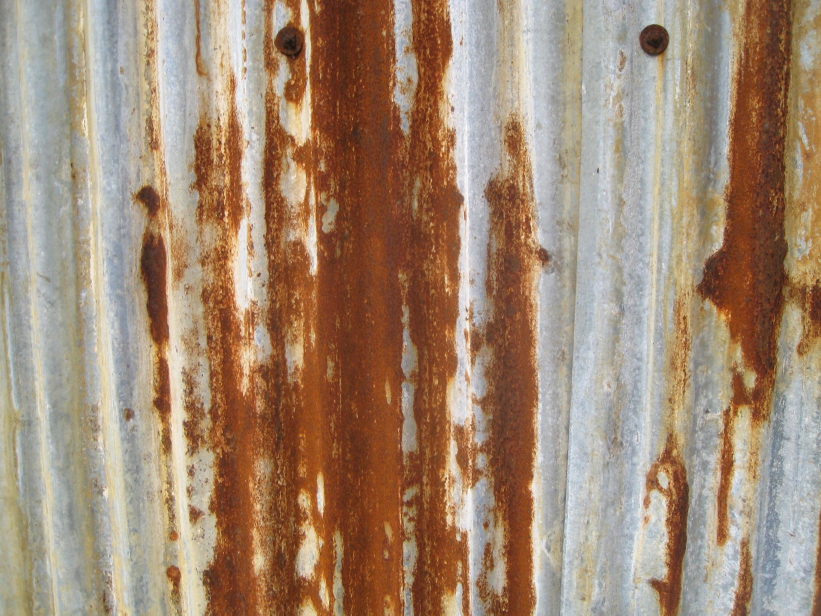
#> input picture Machine Learning/000007.jpg, 2462 x 1846 px, found by its file name (shown at 1/3 size)
$ jupyter execute --allow-errors Rust_Detection.ipynb   (shell and % lines are left out)
#> lines starting #> are read from the running program, lines starting #| are printed output that depends on the picture
# Imports

[cell 1]
import os
import numpy as np
import cv2
import tensorflow as tf

# Load data

Reference : https://galhever.medium.com/how-to-import-data-from-kaggle-to-google-colab-8160caa11e2

Data source : https://www.kaggle.com/tungxnguyen/corrosionannotated

[cell 2]
# Install kaggle package
#!pip install kaggle

# Upload kaggle.json
from google.colab import files
files.upload()
#> the answer given: 000007.jpg

# Create ~/.kaggle folder and move kaggle.json

# Download dataset

[cell 3]
import zipfile
#> (the rest of this cell did not finish here and is left out)

# Data Preprocessing

## Make list of every image's path

[cell 4]
images_dir = "/content/images"
masks_dir = "/content/masks"

#> (the rest of this cell did not finish here and is left out)

## Example image and mask

[cell 5]
exp_img = cv2.imread("/content/images/img0.jpg")
#> (the rest of this cell did not finish here and is left out)

[cell 6]
np.array(exp_img)

[cell 7]
exp_mask = cv2.imread("/content/masks/img0.png", cv2.IMREAD_GRAYSCALE)

import matplotlib.pyplot as plt
#> (the rest of this cell did not finish here and is left out)

[cell 8]
np.array(exp_mask)

## Split data

[cell 9]
from sklearn.model_selection import train_test_split

#> (the rest of this cell did not finish here and is left out)

#> (a cell that did not finish here is left out)

## Process the images and masks

[cell 11]
# [24 lines left out: function preprocessing, not called in this run]

batch_size = 2

#> (the rest of this cell did not finish here and is left out)

# Model : U-Net

#> (a cell that did not finish here is left out)

# Training

[cell 13]
epochs = 10

#> (the rest of this cell did not finish here and is left out)

# Predict

[cell 14]
from tqdm import tqdm

[cell 15]
#Upload images to test images directory
from google.colab import files
files.upload()
#> the answer given: 000007.jpg

[cell 16]
test_image = "/content/000007.jpg"
test = cv2.imread(test_image, cv2.IMREAD_COLOR)
#> test is the input picture: shape (1846, 2462, 3); mean B, G, R 116.3, 137.6, 162.3
test = cv2.cvtColor(test, cv2.COLOR_BGR2RGB)

import matplotlib.pyplot as plt
plt.imshow(test)
plt.show()

[cell 17]
x = cv2.imread(test_image, cv2.IMREAD_COLOR)
original_image = x
h, w, _ = x.shape
#> h = 1846; w = 2462

x = cv2.resize(x, (256, 256))
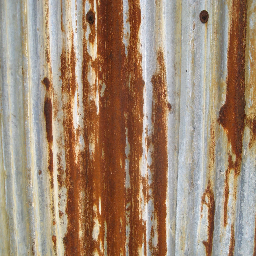
#> x: shape (256, 256, 3); mean B, G, R 116.1, 137.4, 162.1
x = x/255.0
x = x.astype(np.float32)

x = np.expand_dims(x, axis=0)
#> (the rest of this cell did not finish here and is left out)
